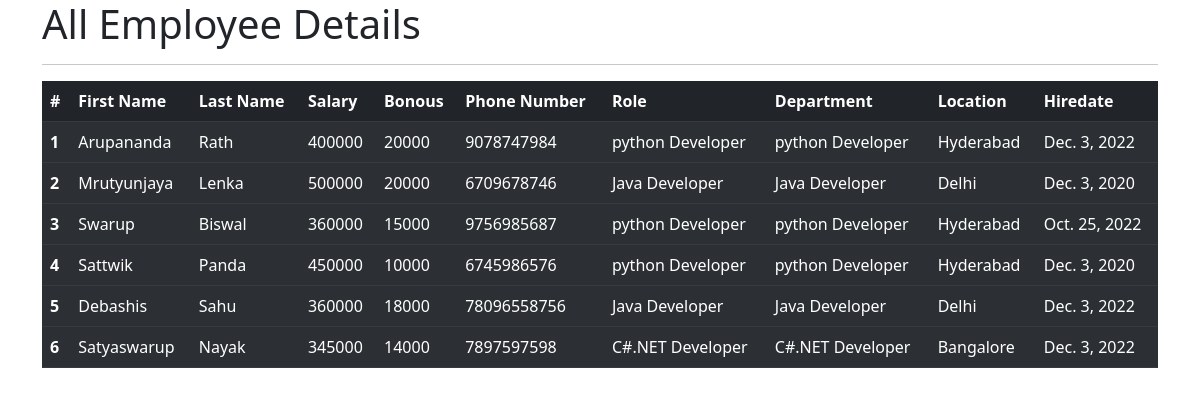
The app's page /all_emp with its own data.
### empApp/models.py (models this page shows, shortened)
class Employee(models.Model):
    first_name = models.CharField(max_length=100, null=False)
    last_name = models.CharField(max_length=100)
    dept = models.ForeignKey(Department, on_delete=models.CASCADE)
    salary = models.IntegerField(default=0)
    bonous = models.IntegerField(default=0)
    role = models.ForeignKey(Role, on_delete=models.CASCADE)
    phone = models.IntegerField(default=0)
    hire_date = models.DateField()
    def __str__(self):
        return "%s %s %s" %(self.first_name, self.last_name, self.phone)

class Role(models.Model):
    name = models.CharField(max_length=100, null=False)

class Department(models.Model):
    name = models.CharField(max_length=100, null=False)
    location = models.CharField(max_length=100)

### empApp/views.py (the view)
# urls.py: path('all_emp', views.all_emp, name='all_emp'),
def all_emp(request):
    emps = Employee.objects.all()
    context = {
        'emps' : emps
    }
    print(context)
    return render(request, 'view_all_emp.html', context)

### empApp/Templates/view_all_emp.html (shortened to what this page needs)
<!DOCTYPE html>
<html lang="en">
<head>
    <link href="https://cdn.jsdelivr.net/npm/bootstrap@5.2.3/dist/css/bootstrap.min.css" rel="stylesheet">
</head>
<body>
    <div class="container">
        <h1>All Employee Details</h1>
        <hr>
        <table class="table table-dark table-striped">
            <thead>
              <tr>
                <th scope="col">#</th>
                <th scope="col">First Name</th>
                <th scope="col">Last Name</th>
                <th scope="col">Salary</th>
                <th scope="col">Bonous</th>
                <th scope="col">Phone Number</th>
                <th scope="col">Role</th>
                <th scope="col">Department</th>
                <th scope="col">Location</th>
                <th scope="col">Hiredate</th>
              </tr>
            </thead>
            {% for emp in emps %}
            <tbody>
              <tr>
                <th scope="row">{{emp.id}}</th>
                <td>{{emp.first_name}}</td>
                <td>{{emp.last_name}}</td>
                <td>{{emp.salary}}</td>
                <td>{{emp.bonous}}</td>
                <td>{{emp.phone}}</td>
                <td>{{emp.role.name}}</td>
                <td>{{emp.dept.name}}</td>
                <td>{{emp.dept.location}}</td>
                <td>{{emp.hire_date}}</td>
              </tr>
            </tbody>
            {% endfor %}
          </table>
    </div>
</body>
</html>

### records on screen
Employee: id "1", first_name "Arupananda", last_name "Rath", salary "400000", bonous "20000", phone "9078747984", role.name "python Developer", dept.name "python Developer", dept.location "Hyderabad", hire_date "Dec. 3, 2022"
Employee: id "2", first_name "Mrutyunjaya", last_name "Lenka", salary "500000", bonous "20000", phone "6709678746", role.name "Java Developer", dept.name "Java Developer", dept.location "Delhi", hire_date "Dec. 3, 2020"
Employee: id "3", first_name "Swarup", last_name "Biswal", salary "360000", bonous "15000", phone "9756985687", role.name "python Developer", dept.name "python Developer", dept.location "Hyderabad", hire_date "Oct. 25, 2022"
Employee: id "4", first_name "Sattwik", last_name "Panda", salary "450000", bonous "10000", phone "6745986576", role.name "python Developer", dept.name "python Developer", dept.location "Hyderabad", hire_date "Dec. 3, 2020"
Employee: id "5", first_name "Debashis", last_name "Sahu", salary "360000", bonous "18000", phone "78096558756", role.name "Java Developer", dept.name "Java Developer", dept.location "Delhi", hire_date "Dec. 3, 2022"
Employee: id "6", first_name "Satyaswarup", last_name "Nayak", salary "345000", bonous "14000", phone "7897597598", role.name "C#.NET Developer", dept.name "C#.NET Developer", dept.location "Bangalore", hire_date "Dec. 3, 2022"
